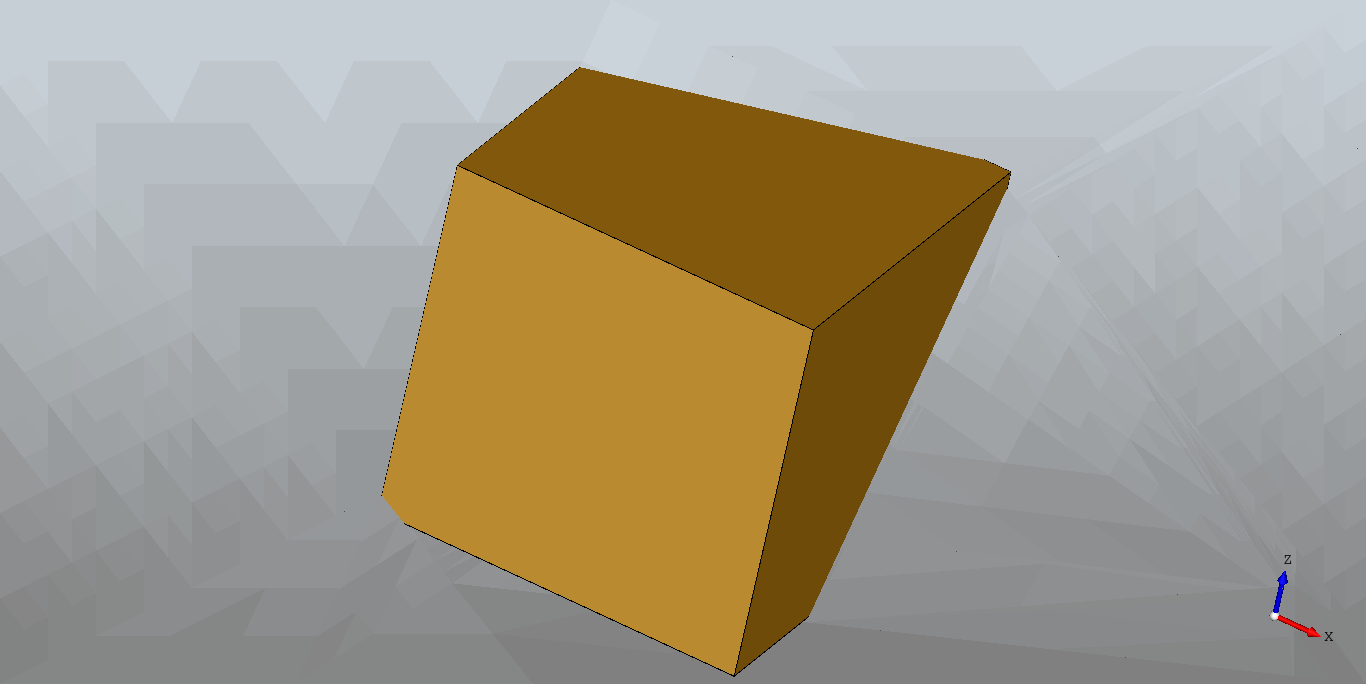

Source code (Python):
import numpy as np
import matplotlib.pyplot as plt
import sys, time, os
sys.path.append(os.path.dirname(os.path.abspath(__file__)) + "\..")

from src.pyocc.OCCQt import Viewer
from src.pyocc.OCCDisplay import OCCDisplay

from OCC.Display.SimpleGui import init_display
from OCC.gp import gp_Pln
from OCC.gp import gp_Pnt, gp_Vec, gp_Ax1, gp_Ax2, gp_Ax3
from OCC.TopoDS  import TopoDS_Compound
from OCC.BOPAlgo import BOPAlgo_MakerVolume, BOPAlgo_Builder
from OCC.BRep    import BRep_Builder
from OCC.BRepAlgoAPI import BRepAlgoAPI_Cut
from OCC.BRepPrimAPI import BRepPrimAPI_MakeBox
from OCC.Graphic3d   import Graphic3d_EF_PDF
from OCCUtils.Topology  import Topo
from OCCUtils.Construct import make_box, make_face
from OCCUtils.Construct import vec_to_dir

class OCCObject (OCCDisplay):

    def __init__(self):
        super(OCCObject, self).__init__()
        print (self.app, self.vi, self.wi)
    
    def Test(self):
        self.display.DisplayShape(make_box(100, 100, 100))
        self.display.DisplayShape(gp_Pnt())
        self.display.FitAll()
        self.start_display()
    
    def Cap (self):
        menu_name = "ScreenCapture"
        self.add_menu (menu_name)
        self.add_function_to_menu (menu_name, self.export_cap)

if __name__ == "__main__":
    obj = OCCObject()
    obj.Cap ()
    obj.Test()
